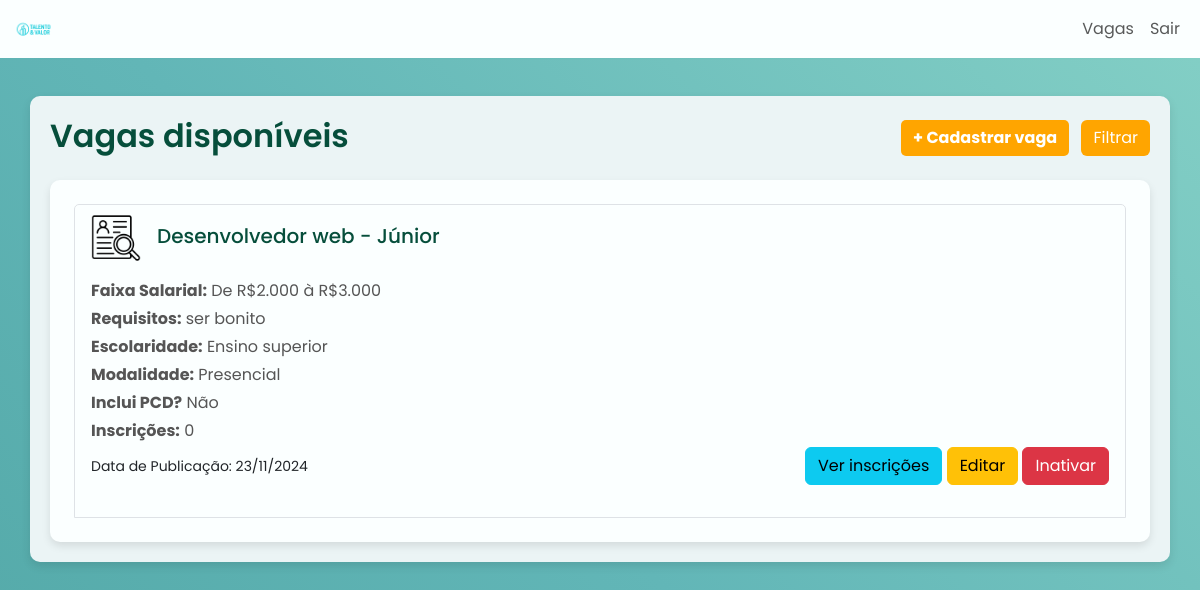
The app's page /listar-vagas/ (signed in) with its own data.
### vaga/models.py (models this page shows, shortened)
class Vaga(models.Model):
    class Modalidade(models.IntegerChoices):
        PRESENCIAL = 1, 'Presencial'
        HIBRIDA = 2, 'Híbrida'
        REMOTO = 3, 'Remoto'
    class FaixasSalario(models.IntegerChoices):
        ATÉ_1000 = 1, 'Até R$1.000'
        DE_1000_A_2000 = 2, 'De R$1.000 à R$2.000'
        DE_2000_A_3000 = 3, 'De R$2.000 à R$3.000'
        ACIMA_DE_3000 = 4, 'Acima de R$3.000'
    class Escolaridade(models.IntegerChoices):
        FUNDAMENTAL = 1, 'Ensino fundamental'
        TECNOLOGO = 2, 'Tecnólogo'
        SUPERIOR = 3, 'Ensino superior'
        MESTRADO = 4, 'Pós/MBA/Mestrado'
        DOUTORADO = 5, 'Doutorado'
    descricao = models.CharField(max_length=80)
    faixaSalarial = models.IntegerField(choices=FaixasSalario,default=1)
    requisitos = models.TextField()
    escolaridade = models.IntegerField(choices=Escolaridade)
    modalidade = models.IntegerField(choices=Modalidade,default=1)
    indicadorPCD = models.BooleanField(default=False)
    ativo = models.BooleanField(default=False)
    dataInativacao = models.DateField(null=True, blank=True, default=None)
    dataPublicacao = models.DateField(default=date.today)
    @property
    def candidaturas(self):
        return self.candidatura_set.all()

### vaga/views.py (the view)
# urls.py: path('listar-vagas/', views.listar_vagas, name='vagas'),
def listar_vagas(request):
    sessao_ativa = 'participante_id' in request.session
    superusuario = request.session.get('is_superuser', False)
    vagas = Vaga.objects.filter(aplicaFiltrosVaga(request)
            ).annotate(qtd_participantes=Count('candidatura')
            ).prefetch_related(
                Prefetch('candidatura_set', queryset=Candidatura.objects.select_related('participanteId'))
            )
    filtros = filtrosVaga(request)
    context = {
        'vagas': vagas,
        "modalidades": Vaga.Modalidade.choices,
        "faixa_salarios": Vaga.FaixasSalario.choices,
        "escolaridades": Vaga.Escolaridade.choices,
        'sessao': sessao_ativa,
        'superUser': superusuario,
        'filtros': filtros
    }
    return render(request, 'vagas/vagas.html', context)

### templates/vagas/vagas.html (shortened to what this page needs)
<!DOCTYPE html>
<html lang="en">
<head>
    {% include 'base.html' %}
    {% load static %}
    <link rel="stylesheet" href="{% static 'css/style2.css' %}">
</head>
<body>
    {% include 'navbar.html' %}
    <div class="container mt-5">
        <div class="d-flex justify-content-between align-items-center mb-4">
            <h2 class="textTitle mb-0">Vagas disponíveis</h2>
            <div>
                {% if superUser == True %}
                    <button type="button" class="btn btn-primary btn-custom me-2 mt-1" data-bs-toggle="modal"
                        data-bs-target="#modalCadastroVaga">
                        + Cadastrar vaga
                    </button>
                {% endif %}
                <button type="button" class="btn btn-outline-primary btn-custom mt-1" data-bs-toggle="modal"
                    data-bs-target="#modalFiltroVagas">
                    Filtrar
                </button>
            </div>
        </div>
        <div class="card p-4">
            {% include 'vagas/listaVagas.html' %}
        </div>
    </div>
</body>
</html>

### templates/vagas/listaVagas.html (shortened to what this page needs)
<div class="list-group" id="vagas-lista">
    {% if vagas %}
        {% for vaga in vagas %}
            {% if superUser == True %}
                <a href="#" class="list-group-item list-group-item-action">
            {% endif %}
                <div class="d-flex align-items-center mb-3">
                    <img src="/static/img/icon-logo.png" alt="Ícone da empresa" class="me-3" style="width: 50px; height: 50px; object-fit: cover;">
                    <h5 class="mb-1">{{ vaga.descricao }}</h5>
                </div>
                <p class="mb-1"><strong>Faixa Salarial:</strong> {{ vaga.get_faixaSalarial_display }}</p>
                <p class="mb-1"><strong>Requisitos:</strong> {{ vaga.requisitos|linebreaksbr }}</p>
                <p class="mb-1"><strong>Escolaridade:</strong> {{ vaga.get_escolaridade_display }}</p>
                <p class="mb-1"><strong>Modalidade:</strong> {{ vaga.get_modalidade_display }}</p>
                <p class="mb-1"><strong>Inclui PCD?</strong> {{ vaga.indicadorPCD|yesno:"Sim,Não" }}</p>
                <p class="mb-1"><strong>Inscrições:</strong> {{ vaga.qtd_participantes }}</p>
                <div class="d-flex justify-content-between align-items-center mb-4">
                    <small>Data de Publicação: {{ vaga.dataPublicacao|date:"d/m/Y" }}</small>
                    {% if sessao and superUser == True %}
                        <div>
                            <button type="button" class="btn btn-info" data-bs-toggle="modal" data-bs-target="#consultarInscricoesModal-{{ vaga.id }}">
                                Ver inscrições
                            </button>
                            <button type="button" class="btn btn-warning" data-bs-toggle="modal" data-bs-target="#editModal-{{ vaga.id }}">
                                Editar
                            </button>
                            <button type="button" class="btn btn-danger" data-bs-toggle="modal" data-bs-target="#inativarModal-{{ vaga.id }}">
                                Inativar
                            </button>
                        </div>
                    {% endif %}
                </div>
            </a>
        {% endfor %}
    {% else %}
        <p class="text-center">Não há vagas disponíveis no momento.</p>
    {% endif %}
</div>

### static/css/style2.css (style rules this page uses)
body { background: linear-gradient(45deg, #439A97, #62B6B7, #97DECE, #CBEDD5); background-size: 300% 300%; animation: colorAnimation 20s ease infinite; height: 100%; font-family: 'Poppins', Arial, sans-serif; color: #333; }
.btn-custom { background-color: #FFA500; color: white; border: none !important; }
#vagas-lista a { background-color: #fbffff; }
h2.textTitle { font-size: 2rem; font-weight: 600; color: #064e3b; }
button.btn-primary { border: none; border-radius: 5px; font-weight: bold; color: white; }
.card { background: #fbffff; border: none; border-radius: 10px; box-shadow: 0px 4px 8px rgba(0, 0, 0, 0.1); overflow: auto; max-height: 70vh; padding: 15px; scroll-behavior: smooth; }
.card { scroll-behavior: smooth; }
.card h5 { font-size: 1.25rem; font-weight: 500; color: #064e3b; }
.card p { font-size: 1rem; line-height: 1.5; color: #555; }
.container { background: #ebf4f5; padding: 20px; border-radius: 10px; box-shadow: 0px 4px 10px rgba(0, 0, 0, 0.1); }

### records on screen
Vaga: descricao "Desenvolvedor web - Júnior", faixaSalarial "De R$2.000 à R$3.000", requisitos "ser bonito", escolaridade "Ensino superior", modalidade "Presencial", indicadorPCD "Não", qtd_participantes "0", dataPublicacao "23/11/2024"
